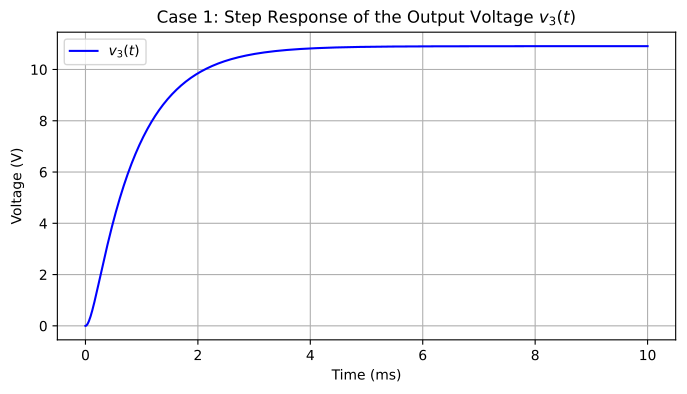

Reproduce this figure in Python.
import numpy as np
import matplotlib.pyplot as plt
from scipy.integrate import solve_ivp

# Circuit parameters
V_s = 12.0
R1 = 10.0
L1 = 0.001
C1 = 0.0001
R2 = 100.0

# System of first-order differential equations (State variables: x[0] = v3, x[1] = i_L)
def circuit_dynamics(t, x):
    v3, i_L = x[0], x[1]
    dv3_dt = (i_L - v3/R2) / C1
    di_L_dt = (V_s - R1*i_L - v3) / L1
    return [dv3_dt, di_L_dt]

# Zero initial conditions at t=0
x0 = [0.0, 0.0]
t_span = (0, 0.01) # 10 ms to capture the complete transient response
t_eval = np.linspace(t_span[0], t_span[1], 1000)

sol = solve_ivp(circuit_dynamics, t_span, x0, t_eval=t_eval, method='Radau')

# Plotting results
plt.figure(figsize=(8, 4))
plt.plot(sol.t * 1000, sol.y[0], 'b-', label='$v_3(t)$')
plt.title('Case 1: Step Response of the Output Voltage $v_3(t)$')
plt.xlabel('Time (ms)')
plt.ylabel('Voltage (V)')
plt.grid(True)
plt.legend()
plt.savefig('script1.pdf', format='pdf', bbox_inches='tight')
plt.show()
